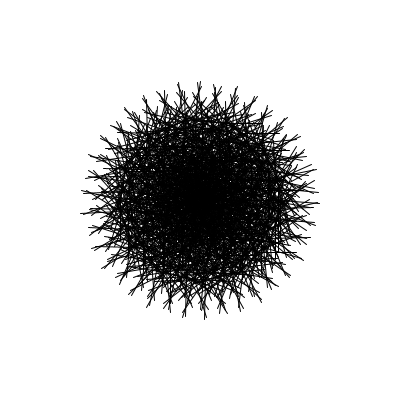
Frame 1 (no input)
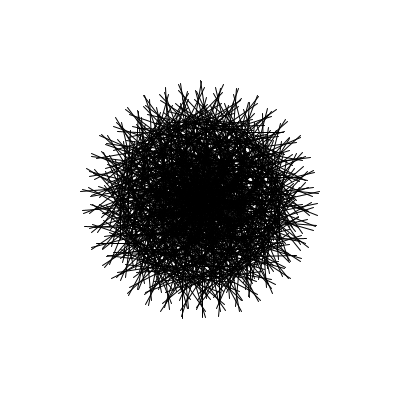
Frame 60 (the mouse pressed at the canvas centre just before this capture)
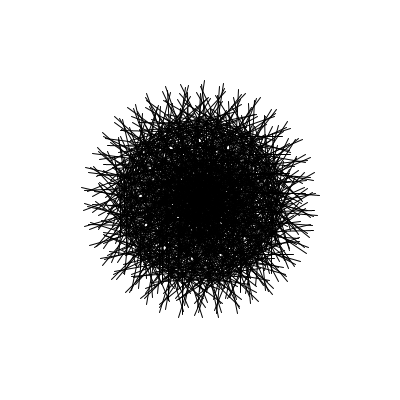
Frame 120 (the mouse held since frame 60 and released just before this capture)

The Processing sketch that drew these frames (run headless with seeded random() and noise(); from frame 60 on, the mouse is pressed at the canvas centre):

// Processing sketch: processing_81999
// ── processing_81999.pde

float theta=0;
float t=40;

void setup() {
  size(400, 400);
  smooth();
}

void draw() {
  background(255);
  translate(width/2, height/2);
  for (float i=0; i<TWO_PI; i+=0.5) {
    pushMatrix();
    rotate(theta+i);
    line(0, 0, t, 0);
    for (float j=0; j<TWO_PI; j+=0.5) {
      pushMatrix();
      translate(t,0);
      rotate(-theta-j);
      line(0, 0, t, 0);
      for (float g=0; g<TWO_PI; g+=0.6){
        pushMatrix();
        translate(t,0);
        rotate(theta+g);
        line(0,t,0,0);
        popMatrix();
      }
      popMatrix();
    }
    popMatrix();
  }
    endShape();
    theta+=0.005;
  }
  void mousePressed() {
  if (mouseButton == LEFT) {
      t+=t/20;
  }
  if (mouseButton == RIGHT){
    t-=t/20;
  }
  }
